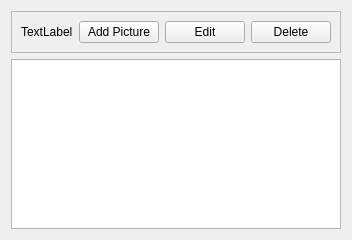
<?xml version="1.0" encoding="UTF-8"?>
<ui version="4.0">
 <class>AlbumWidget</class>
 <widget class="QWidget" name="AlbumWidget">
  <property name="geometry">
   <rect>
    <x>0</x>
    <y>0</y>
    <width>316</width>
    <height>240</height>
   </rect>
  </property>
  <property name="windowTitle">
   <string>Form</string>
  </property>
  <layout class="QVBoxLayout" name="verticalLayout">
   <item>
    <widget class="QFrame" name="albumInfoFrame">
     <property name="frameShape">
      <enum>QFrame::StyledPanel</enum>
     </property>
     <property name="frameShadow">
      <enum>QFrame::Raised</enum>
     </property>
     <layout class="QHBoxLayout" name="horizontalLayout">
      <item>
       <widget class="QLabel" name="albumName">
        <property name="baseSize">
         <size>
          <width>0</width>
          <height>0</height>
         </size>
        </property>
        <property name="text">
         <string>TextLabel</string>
        </property>
       </widget>
      </item>
      <item>
       <widget class="QPushButton" name="addPictureButton">
        <property name="text">
         <string>Add Picture</string>
        </property>
        <property name="icon">
         <iconset resource="res/resource.qrc">
          <normaloff>:/icons/photo-add.png</normaloff>:/icons/photo-add.png</iconset>
        </property>
       </widget>
      </item>
      <item>
       <widget class="QPushButton" name="editButton">
        <property name="text">
         <string>Edit</string>
        </property>
        <property name="icon">
         <iconset resource="res/resource.qrc">
          <normaloff>:/icons/album-edit.png</normaloff>:/icons/album-edit.png</iconset>
        </property>
       </widget>
      </item>
      <item>
       <widget class="QPushButton" name="deleteButton">
        <property name="text">
         <string>Delete</string>
        </property>
        <property name="icon">
         <iconset resource="res/resource.qrc">
          <normaloff>:/icons/photo-delete.png</normaloff>:/icons/photo-delete.png</iconset>
        </property>
       </widget>
      </item>
     </layout>
    </widget>
   </item>
   <item>
    <widget class="QListView" name="thumbnailListView"/>
   </item>
  </layout>
 </widget>
 <resources>
  <include location="res/resource.qrc"/>
 </resources>
 <connections/>
</ui>
